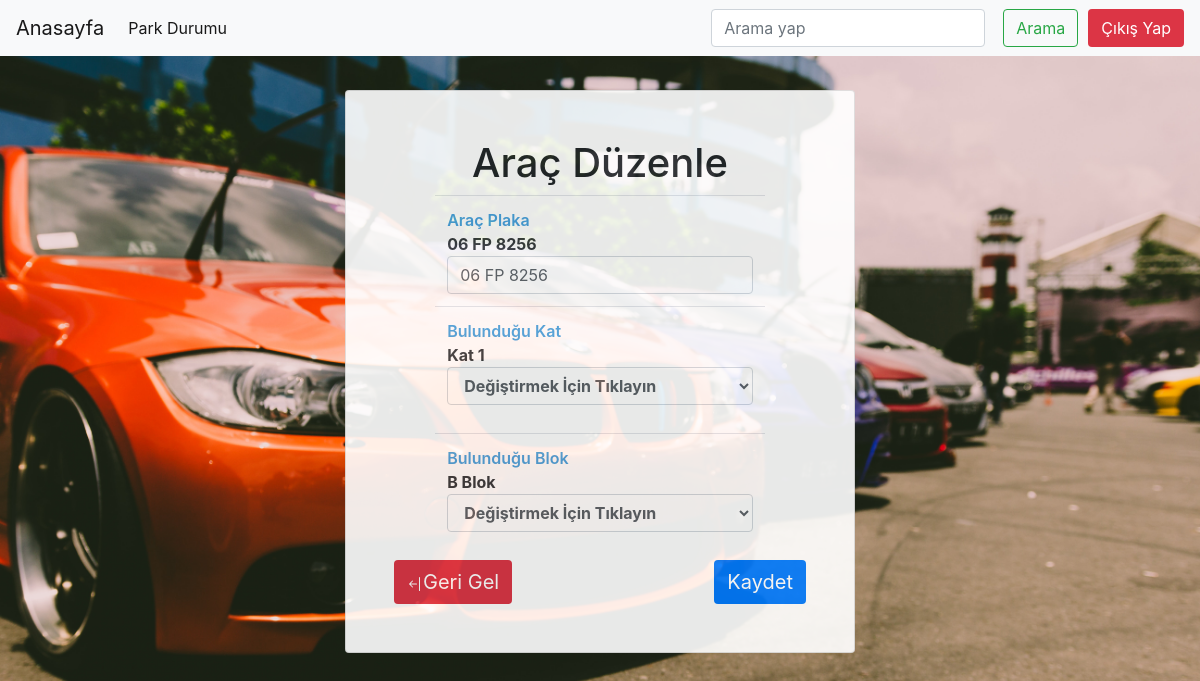
Screenshot of /admin/duzenle.php?id=12 (signed in) with the database file from the repository.
### tables this page shows
CREATE TABLE `arac_kayit` (
  `arac_id` int(11) NOT NULL,
  `arac_plaka` varchar(30) NOT NULL,
  `arac_kat` varchar(30) NOT NULL,
  `arac_blok` varchar(15) NOT NULL,
  `arac_giris_tarih` datetime DEFAULT current_timestamp(),
  `arac_cikis_tarih` datetime DEFAULT current_timestamp()
);

### admin/duzenle.php (the view, shortened to what this page needs)
<?php require 'header.php'; ?>
    <div class="container container-duzen">
        <?php
            $duzenle = $db -> query("SELECT * FROM arac_kayit WHERE arac_id=".(int)$_GET['id']);
            $sonuc = $duzenle -> fetch(PDO::FETCH_ASSOC);
        ?>
        <div class="card p-5">
            <form action="" method="post">
                <table class="table">
                    <tr>
                        <h1 class="text-center">Araç Düzenle</h1>
                        <td><b style="color:#3498DB; font-weight: 600;">Araç Plaka</b><br><b><?php echo $sonuc['arac_plaka'] ?></b> <input type="text" name="arac_plaka" class="form-control" value="<?php echo $sonuc['arac_plaka'] ?>"></td>
                    </tr>
                    <tr>
                        <td>
                            <b><b style="color:#3498DB; font-weight: 600;">Bulunduğu Kat</b><br><?php echo $sonuc['arac_kat'] ?></b>
                            <div class="mb-3">
                            <select name="arac_kat" class="form-control mb-3" style="font-weight:bold; font-size:16px;"><br>
                                <option value="<?php echo $sonuc['arac_kat']?>">Değiştirmek İçin Tıklayın</option>
                            </select>
                            </div>
                        </td>
                    </tr>
                    <tr>
                        <td>
                            <b><b style="color:#3498DB; font-weight: 600;">Bulunduğu Blok</b><br> <?php echo $sonuc['arac_blok'] ?></b>
                            <div class="mb-3">
                            <select name="arac_blok" class="form-control mb-3" style="font-weight:bold; font-size:16px;"><br>
                                <option value="<?php echo $sonuc['arac_blok']?>">Değiştirmek İçin Tıklayın</option>
                            </select>
                            </div>
                        </td>
                    </tr>
                </table>
                <button type="submit" name="gerigel" class="btn bg-danger" style="color: #fff; font-size:20px;">Geri Gel</button>
                <button type="submit" class="btn bg-primary" style="color: #fff; float: right; font-size:20px;" name="kaydet">Kaydet</button>
            </form>
        </div>
    </div>
<?php require 'footer.php'; ?>

### admin/header.php (style rules this page uses)
body { background-image: url("image/pic-3.png"); background-repeat: no-repeat; background-position: center center; background-attachment: fixed; background-size: cover; }
.container { margin-top: 4rem; width: 45%; }
.container-duzen { margin-top: 10px; margin-bottom: 15px; opacity: .9; }
.table { margin:auto; width: 80%; opacity: .9; }

### rows the page displays
arac_kayit: arac_plaka "06 FP 8256", arac_kat "Kat 1", arac_blok "B Blok"
